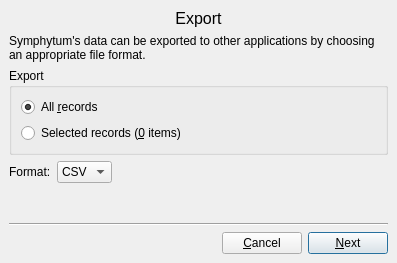
<?xml version="1.0" encoding="UTF-8"?>
<ui version="4.0">
 <class>ExportDialog</class>
 <widget class="QDialog" name="ExportDialog">
  <property name="windowModality">
   <enum>Qt::WindowModal</enum>
  </property>
  <property name="geometry">
   <rect>
    <x>0</x>
    <y>0</y>
    <width>397</width>
    <height>263</height>
   </rect>
  </property>
  <property name="windowTitle">
   <string>Export</string>
  </property>
  <layout class="QVBoxLayout" name="verticalLayout">
   <property name="leftMargin">
    <number>0</number>
   </property>
   <property name="topMargin">
    <number>0</number>
   </property>
   <property name="rightMargin">
    <number>0</number>
   </property>
   <property name="bottomMargin">
    <number>0</number>
   </property>
   <item>
    <widget class="QStackedWidget" name="stackedWidget">
     <property name="currentIndex">
      <number>0</number>
     </property>
     <widget class="QWidget" name="config">
      <layout class="QVBoxLayout" name="verticalLayout_3">
       <item>
        <widget class="QLabel" name="label_5">
         <property name="styleSheet">
          <string notr="true">font-size:16px;</string>
         </property>
         <property name="text">
          <string>Export</string>
         </property>
         <property name="alignment">
          <set>Qt::AlignCenter</set>
         </property>
         <property name="wordWrap">
          <bool>true</bool>
         </property>
        </widget>
       </item>
       <item>
        <widget class="QLabel" name="label_6">
         <property name="text">
          <string>Symphytum's data can be exported to other applications by choosing an appropriate file format.</string>
         </property>
         <property name="wordWrap">
          <bool>true</bool>
         </property>
        </widget>
       </item>
       <item>
        <widget class="QGroupBox" name="groupBox">
         <property name="title">
          <string>Export</string>
         </property>
         <layout class="QVBoxLayout" name="verticalLayout_2">
          <item>
           <widget class="QRadioButton" name="allRecordsRadio">
            <property name="text">
             <string>All &amp;records</string>
            </property>
            <property name="checked">
             <bool>true</bool>
            </property>
           </widget>
          </item>
          <item>
           <widget class="QRadioButton" name="selectedRecordsRadio">
            <property name="text">
             <string>Selected records (&amp;0 items)</string>
            </property>
           </widget>
          </item>
         </layout>
        </widget>
       </item>
       <item>
        <layout class="QHBoxLayout" name="horizontalLayout">
         <item>
          <widget class="QLabel" name="label">
           <property name="text">
            <string>Format:</string>
           </property>
          </widget>
         </item>
         <item>
          <widget class="QComboBox" name="formatCombo">
           <property name="currentIndex">
            <number>0</number>
           </property>
           <item>
            <property name="text">
             <string>CSV</string>
            </property>
           </item>
          </widget>
         </item>
         <item>
          <spacer name="horizontalSpacer_2">
           <property name="orientation">
            <enum>Qt::Horizontal</enum>
           </property>
           <property name="sizeHint" stdset="0">
            <size>
             <width>40</width>
             <height>20</height>
            </size>
           </property>
          </spacer>
         </item>
        </layout>
       </item>
       <item>
        <spacer name="verticalSpacer">
         <property name="orientation">
          <enum>Qt::Vertical</enum>
         </property>
         <property name="sizeHint" stdset="0">
          <size>
           <width>20</width>
           <height>108</height>
          </size>
         </property>
        </spacer>
       </item>
       <item>
        <widget class="Line" name="line">
         <property name="orientation">
          <enum>Qt::Horizontal</enum>
         </property>
        </widget>
       </item>
       <item>
        <layout class="QHBoxLayout" name="horizontalLayout_2">
         <item>
          <spacer name="horizontalSpacer">
           <property name="orientation">
            <enum>Qt::Horizontal</enum>
           </property>
           <property name="sizeHint" stdset="0">
            <size>
             <width>40</width>
             <height>20</height>
            </size>
           </property>
          </spacer>
         </item>
         <item>
          <widget class="QPushButton" name="cancelButton">
           <property name="text">
            <string>&amp;Cancel</string>
           </property>
           <property name="autoDefault">
            <bool>false</bool>
           </property>
          </widget>
         </item>
         <item>
          <widget class="QPushButton" name="nextButton">
           <property name="text">
            <string>&amp;Next</string>
           </property>
           <property name="default">
            <bool>true</bool>
           </property>
          </widget>
         </item>
        </layout>
       </item>
      </layout>
     </widget>
     <widget class="QWidget" name="CSV">
      <layout class="QVBoxLayout" name="verticalLayout_4">
       <item>
        <layout class="QGridLayout" name="gridLayout">
         <item row="0" column="0">
          <widget class="QLabel" name="label_2">
           <property name="text">
            <string>Text encoding:</string>
           </property>
          </widget>
         </item>
         <item row="0" column="1">
          <widget class="QComboBox" name="encodingCombo"/>
         </item>
         <item row="0" column="2">
          <spacer name="horizontalSpacer_3">
           <property name="orientation">
            <enum>Qt::Horizontal</enum>
           </property>
           <property name="sizeHint" stdset="0">
            <size>
             <width>40</width>
             <height>20</height>
            </size>
           </property>
          </spacer>
         </item>
         <item row="1" column="0">
          <widget class="QLabel" name="label_3">
           <property name="text">
            <string>Field separator:</string>
           </property>
          </widget>
         </item>
         <item row="1" column="1">
          <widget class="QComboBox" name="separatorCombo">
           <property name="currentIndex">
            <number>0</number>
           </property>
           <item>
            <property name="text">
             <string>, (comma)</string>
            </property>
           </item>
           <item>
            <property name="text">
             <string>; (semicolon)</string>
            </property>
           </item>
          </widget>
         </item>
         <item row="1" column="2">
          <spacer name="horizontalSpacer_4">
           <property name="orientation">
            <enum>Qt::Horizontal</enum>
           </property>
           <property name="sizeHint" stdset="0">
            <size>
             <width>40</width>
             <height>20</height>
            </size>
           </property>
          </spacer>
         </item>
        </layout>
       </item>
       <item>
        <spacer name="verticalSpacer_2">
         <property name="orientation">
          <enum>Qt::Vertical</enum>
         </property>
         <property name="sizeHint" stdset="0">
          <size>
           <width>20</width>
           <height>130</height>
          </size>
         </property>
        </spacer>
       </item>
       <item>
        <widget class="Line" name="line_2">
         <property name="orientation">
          <enum>Qt::Horizontal</enum>
         </property>
        </widget>
       </item>
       <item>
        <layout class="QHBoxLayout" name="horizontalLayout_3">
         <item>
          <spacer name="horizontalSpacer_5">
           <property name="orientation">
            <enum>Qt::Horizontal</enum>
           </property>
           <property name="sizeHint" stdset="0">
            <size>
             <width>40</width>
             <height>20</height>
            </size>
           </property>
          </spacer>
         </item>
         <item>
          <widget class="QPushButton" name="backCSVButton">
           <property name="text">
            <string>&amp;Back</string>
           </property>
           <property name="autoDefault">
            <bool>false</bool>
           </property>
          </widget>
         </item>
         <item>
          <widget class="QPushButton" name="exportCSVButton">
           <property name="text">
            <string>&amp;Export</string>
           </property>
           <property name="default">
            <bool>true</bool>
           </property>
          </widget>
         </item>
        </layout>
       </item>
      </layout>
     </widget>
     <widget class="QWidget" name="progress">
      <layout class="QVBoxLayout" name="verticalLayout_5">
       <item>
        <layout class="QHBoxLayout" name="horizontalLayout_5">
         <item>
          <widget class="QLabel" name="label_4">
           <property name="styleSheet">
            <string notr="true">font-size:16px;</string>
           </property>
           <property name="text">
            <string>Please wait...</string>
           </property>
          </widget>
         </item>
         <item>
          <widget class="QProgressBar" name="progressBar">
           <property name="maximum">
            <number>0</number>
           </property>
           <property name="value">
            <number>0</number>
           </property>
          </widget>
         </item>
        </layout>
       </item>
       <item>
        <spacer name="verticalSpacer_3">
         <property name="orientation">
          <enum>Qt::Vertical</enum>
         </property>
         <property name="sizeHint" stdset="0">
          <size>
           <width>20</width>
           <height>165</height>
          </size>
         </property>
        </spacer>
       </item>
       <item>
        <widget class="Line" name="line_3">
         <property name="orientation">
          <enum>Qt::Horizontal</enum>
         </property>
        </widget>
       </item>
       <item>
        <layout class="QHBoxLayout" name="horizontalLayout_4">
         <item>
          <spacer name="horizontalSpacer_6">
           <property name="orientation">
            <enum>Qt::Horizontal</enum>
           </property>
           <property name="sizeHint" stdset="0">
            <size>
             <width>40</width>
             <height>20</height>
            </size>
           </property>
          </spacer>
         </item>
         <item>
          <widget class="QPushButton" name="cancelProgressButton">
           <property name="text">
            <string>&amp;Cancel</string>
           </property>
           <property name="autoDefault">
            <bool>false</bool>
           </property>
          </widget>
         </item>
        </layout>
       </item>
      </layout>
     </widget>
    </widget>
   </item>
  </layout>
 </widget>
 <resources/>
 <connections/>
</ui>
